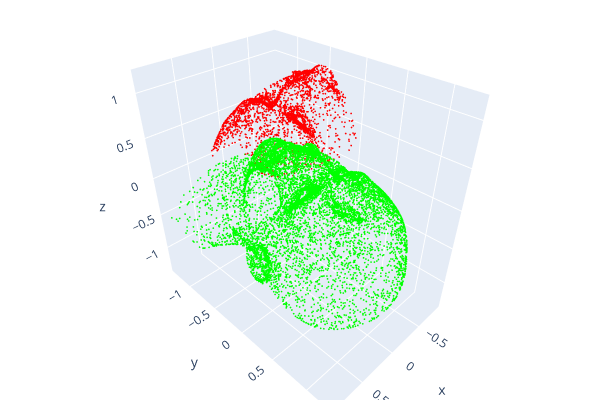

The cell this chart's notebook holds for it:
### Code cell
o3d.visualization.draw_plotly([ref_pcd, src_pcd])

### Figure 1 — Plotly figure (JSON) as saved in the notebook; plotly's stock layout.template omitted (floating-point values rounded to 4 significant figures; data arrays with more than 128 entries replaced by an {"elided": "..."} marker saying what was removed)
{"data": [{"marker": {"color": {"elided": "10788x3 float values"}, "size": 1}, "mode": "markers", "type": "scatter3d", "x": {"elided": "10788 float values"}, "y": {"elided": "10788 float values"}, "z": {"elided": "10788 float values"}}, {"marker": {"color": {"elided": "3262x3 float values"}, "size": 1}, "mode": "markers", "type": "scatter3d", "x": {"elided": "3262 float values"}, "y": {"elided": "3262 float values"}, "z": {"elided": "3262 float values"}}], "layout": {"height": 400, "margin": {"b": 0, "l": 0, "r": 0, "t": 0}, "scene": {"camera": {"center": {"x": 0, "y": 0, "z": 0}, "up": {"x": 0, "y": 0, "z": 1}}}, "showlegend": false, "width": 600}}
